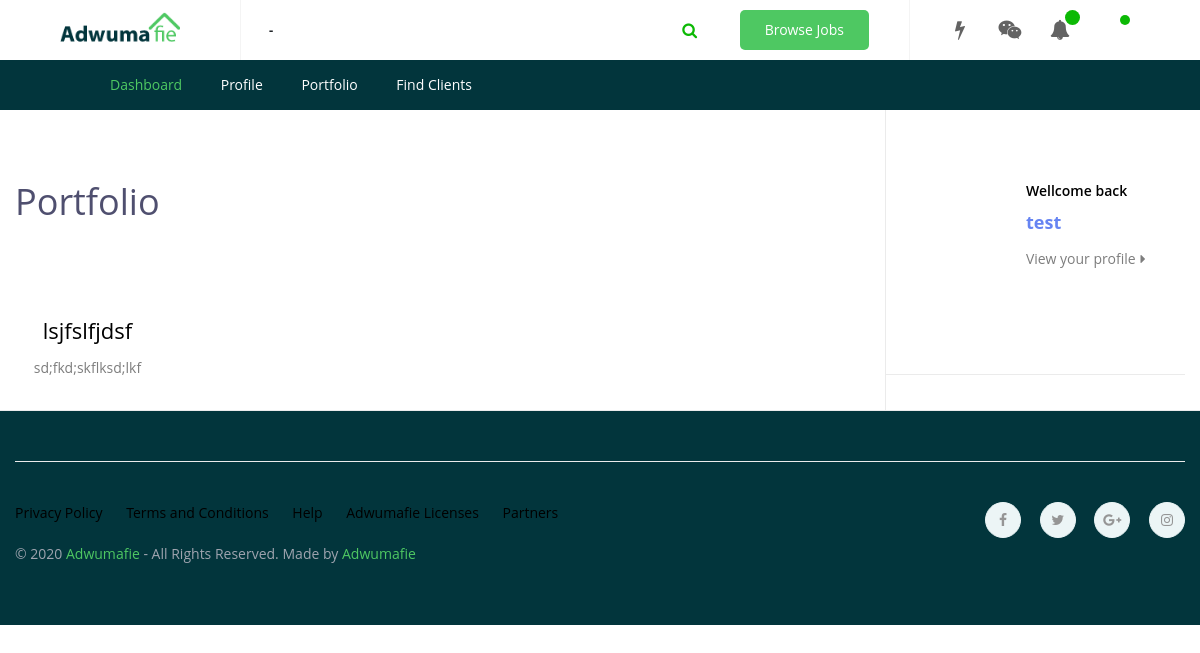
The app's page /user/dashboard/freelancer/portfolio.php (signed in), older data.
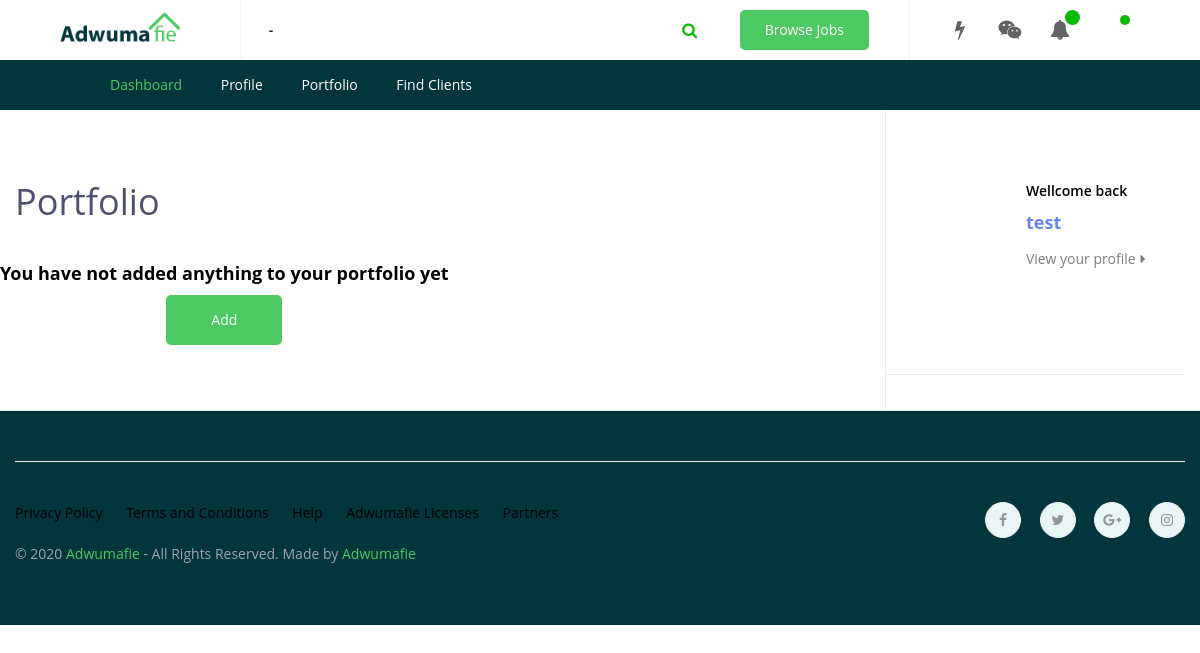
The same page, newer data.
### tables this page shows
CREATE TABLE `portfolio` (
  `id` int(11) NOT NULL,
  `title` varchar(255) NOT NULL,
  `description` text NOT NULL,
  `link` varchar(255) NOT NULL,
  `image` varchar(255) NOT NULL DEFAULT '0',
  `created` timestamp NOT NULL DEFAULT current_timestamp() ON UPDATE current_timestamp(),
  `user_id` int(11) NOT NULL
);

### user/dashboard/freelancer/portfolio.php (the view, shortened to what this page needs)
<?php
require_once '../../../config/dbconfig.php';
$user_id = $_SESSION['id'];
?>
<!DOCTYPE html>
<html>
<head>
    <link rel="stylesheet" type="text/css" media="all" href="../../../vendors/plugins/bootstrap4/css/bootstrap.min.css" />
    <link rel="stylesheet" type="text/css" media="all" href="../../../vendors/plugins/font-awesome/css/font-awesome.min.css" />
    <link rel="stylesheet" type="text/css" media="all" href="../../../vendors/plugins/owl-carousel/assets/owl.carousel.css" />
    <link rel="stylesheet" type="text/css" media="all" href="../../../vendors/plugins/jquery-bar-rating/dist/themes/fontawesome-stars.css" />
    <link rel="stylesheet" type="text/css" media="all" href="../../../vendors/plugins/jquery-ui/jquery-ui.min.css" />
    <link rel="stylesheet" type="text/css" media="all" href="../../../vendors/plugins/select2/dist/css/select2.min.css" />
    <link rel="stylesheet" type="text/css" media="all" href="../../../vendors/fonts/athena/style.css" />
    <link rel="stylesheet" type="text/css" media="all" href="../../../vendors/css/style.css" />
    <link rel="stylesheet" type="text/css" media="all" href="../../../vendors/css/style2.css" />
</head>
<body>
<div class="ps-page" id="dashboard">
    <nav class="ps-navigation--dashboard">
        <?php include 'includes/freelancer_navbar.php'?>
    </nav>
    <div class="ps-dashboard ps-section--sidebar">
        <div class="container">
            <div class="ps-section__container">
                <div class="ps-section__content">
                    <div class="ps-connection-manage">
                        <h3>Portfolio </h3>
                        <div class="row" id="list_user">
                            <?php
                            $portfolio_query = mysqli_query($con,"SELECT * FROM portfolio WHERE user_id = '$user_id'");
                            if($portfolio_query) {
                                $num_portfolio = mysqli_num_rows($portfolio_query);
                                if ($num_portfolio > 0) {
                                    while ($portfolio_query_row = mysqli_fetch_assoc($portfolio_query)) {
                                        $title = $portfolio_query_row['title'];
                                        $description = $portfolio_query_row['description'];
                                        ?>
                                        <div class="col-xl-3 col-lg-3 col-md-6 col-sm-6 col-12 ">
                                            <div class="ps-block--service-3">
                                                <div class="ps-block__content"><a href="#"><?php echo $title; ?></a>
                                                    <p><?php echo $description; ?></p>
                                                </div>
                                            </div>
                                        </div>
                                    <?php }
                                } else {
                                      ?>
                                    <div class="text-center">
                                        <h4 style="">You have not added anything to your portfolio yet
                                        </h4>
                                        <a style="margin: auto" href="add_portfolio.php"> <button class="btn-primary ps-btn">Add</button> </a>
                                    </div>
                                    <?php
                                }
                            } else{
                                echo "no query";
                            }
                            ?>
                        </div>
                    </div>
                </div>
                <?php include '../../../template_parts/sidebar.php' ?>
            </div>
        </div>
    </div>
</div>
</body>
</html>

Row changes from the older to the newer data that the page shows:
removed portfolio: title "lsjfslfjdsf", description "sd;fkd;skflksd;lkf"
Text that changed along with them:
text now shown: "You have not added anything to your portfolio yet Add"
